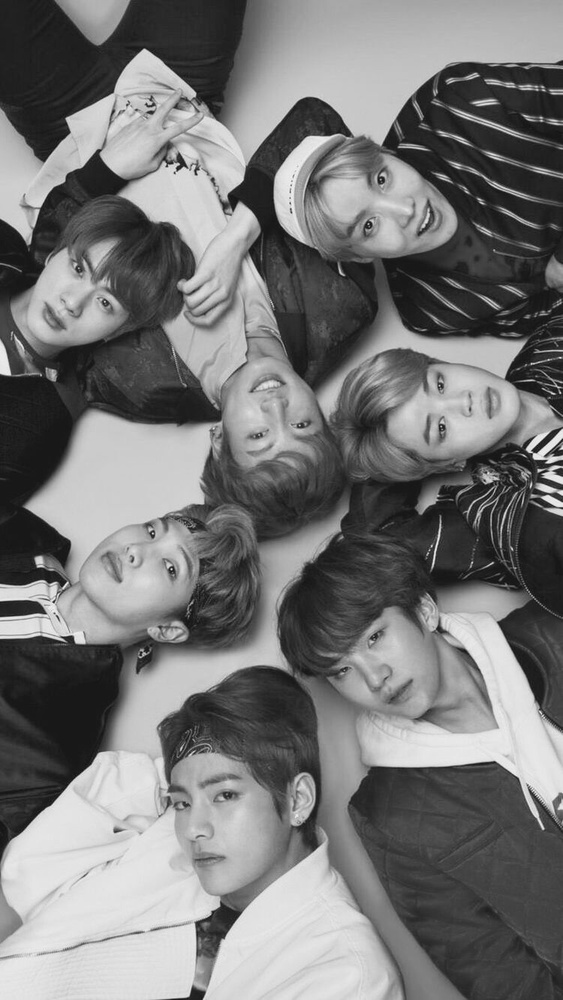
#> input picture tp1/bts.jpg, 563 x 1000 px, shrunk from 750 x 1333 before the run
$ jupyter execute 'TP1 - IsadoraCristina_JuliaFonseca.ipynb'   (shell and % lines are left out)   (older library calls are emulated)
#> lines starting #> are read from the running program, lines starting #| are printed output that depends on the picture; long printed decimals are rounded
# Trabalho Prático 1 - ICV

### Isadora Cristina de Matos Rodrigues - 2017095740
### Júlia Fonseca de Sena - 2018054508

### Inicialização

[cell 1]
import cv2
import numpy as np
from matplotlib import pyplot as plt
from scipy import fftpack
import matplotlib.image as mpimg

### Imagem Original

[cell 2]
name_archive = 'bts.jpg' #Mudar aqui o nome da imagem de entrada
img = cv2.imread(name_archive,0)
#> img is the input picture: shape (1000, 563); min 13, max 246, mean 118.9
plt.title('Imagem de Entrada')
plt.imshow(img, cmap = 'gray')
plt.show()

### Compressão Psicovisual

[cell 3]
# 4 bits
img_c = img & 0b11110000
plt.title('4 bits')
plt.imshow(img_c, cmap = 'gray')
plt.show()

### DCT

[cell 4]
def remove_below_2nd_diag(image): #Zerar elementos abaixo da diagonal secundária (alta frequência)
    return np.rot90(np.tril(np.rot90(image)), 3)

# DCT da imagem
img_c = img_c.astype(float)
img_c = img_c-128
step = 8

size = img_c.shape
#> size = (1000, 563)
DCT = np.zeros(size, dtype=np.float)

for y in range(0,size[0],step):
    for x in range(0,size[1],step):
        dct = fftpack.dct(fftpack.dct(img_c[y:y+step, x:x+step].T, norm='ortho').T, norm='ortho')
        dct = remove_below_2nd_diag(dct)
        DCT[y:y+step, x:x+step] = dct
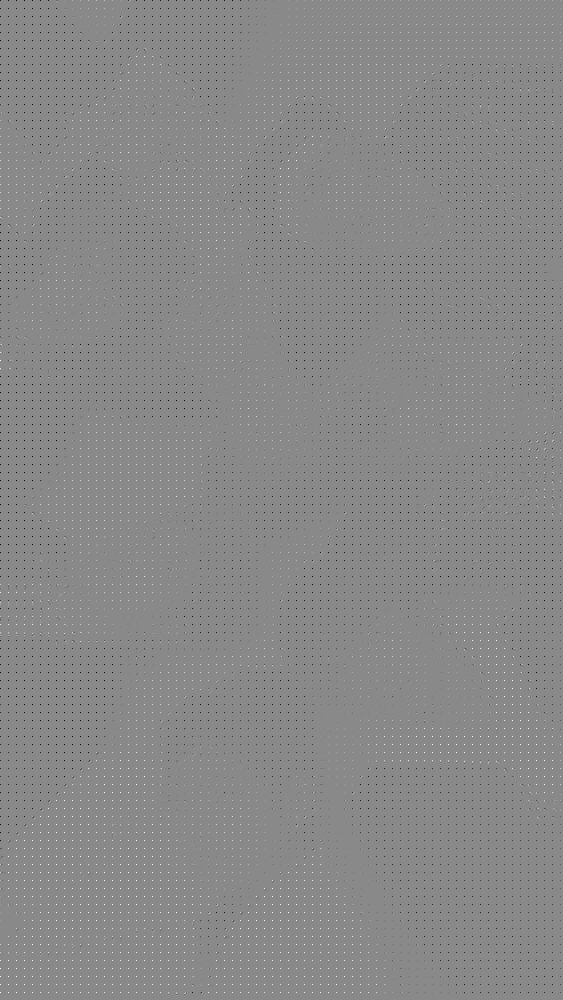
#> DCT: shape (1000, 563) float64; min -896, max 768, mean -2.1; drawn with min black and max white

plt.subplot(121),plt.imshow(DCT, cmap = 'gray', clim=(0, 255))
plt.title('Imagem com DCT')
plt.show()

### IDCT

[cell 5]
# Inversa do DCT
IDCT = np.zeros(size, dtype=np.float)

for y in range(0,size[0],step):
    for x in range(0,size[1],step):
        idct = fftpack.idct(fftpack.idct(DCT[y:y+step, x:x+step].T, norm='ortho').T, norm='ortho')
        IDCT[y:y+step, x:x+step] = idct

img_c = img_c+128
IDCT = IDCT+128

plt.subplot(121),plt.imshow(IDCT, cmap = 'gray', clim=(0, 255))
plt.title('Inversa do DCT')
plt.show()

# Salvamento da imagem comprimida
mpimg.imsave("idct.jpg", IDCT, 0, 255, cmap='gray')

### PSNR e Taxa de Compressão

[cell 6]
def rmse(predictions, targets):
    return np.sqrt(((predictions - targets) ** 2).mean())

def psnr(predictions, targets):
    rmsev = rmse(predictions, targets)
    return 20 * np.log10(255/rmsev)

[cell 7]
img_new = cv2.imread('idct.jpg', 0)
#> img_new: shape (1000, 563); min 0, max 255, mean 111.3
plt.title('Imagem Comprimida')
plt.imshow(img_new, cmap = 'gray')
plt.show()

[cell 8]
print("PSNR:", psnr(img, img_new))
#> in psnr, `rmsev = rmse(predictions, targets)`: rmsev = 8.36
#| PSNR: 29.685

from pathlib import Path
compression_ratio = Path(name_archive).stat().st_size / Path('idct.jpg').stat().st_size

print("Taxa de Compressão:", compression_ratio)


$ run again, with tp1/img.jpg copied over tp1/bts.jpg
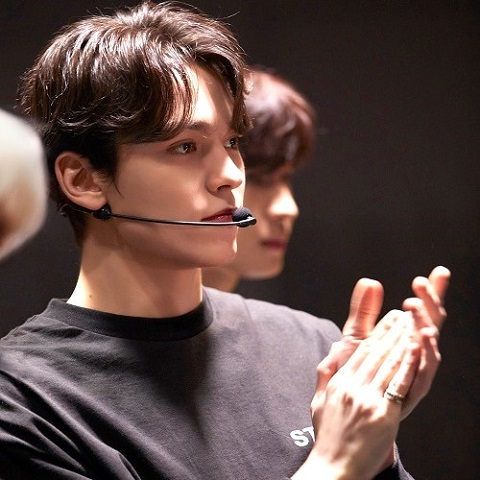
#> input picture tp1/img.jpg, 480 x 480 px
#> after the loop `for y in range(0,size[0],step):`:
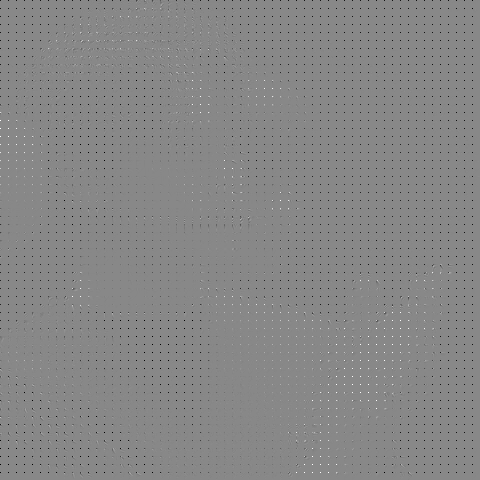
#> DCT: shape (480, 480) float64; min -1024, max 896, mean -6.8; drawn with min black and max white
#> after the loop `for y in range(0,size[0],step):`:
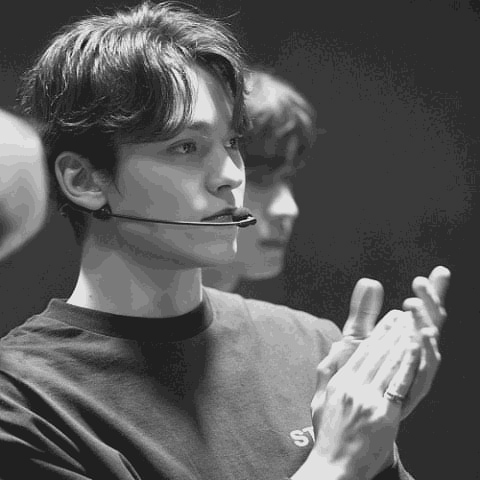
#> IDCT: shape (480, 480) float64; min -168.1, max 148.3, mean -54.3; drawn with min black and max white
#> rmsev = 8.39
#| PSNR: 29.660

$ run again, with tp1/robert.jpg copied over tp1/bts.jpg
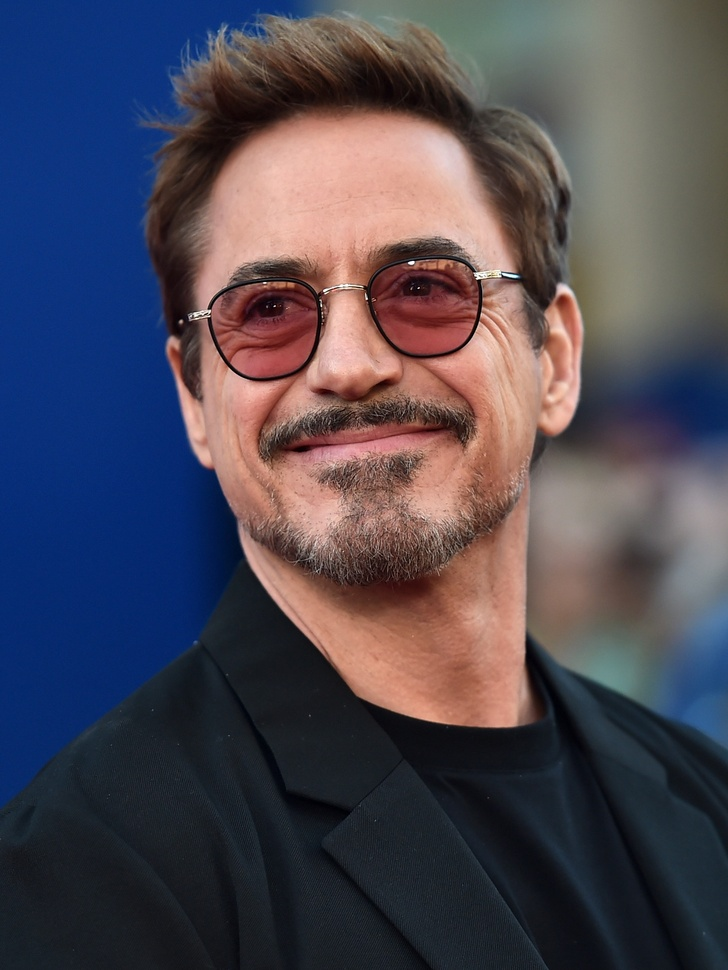
#> input picture tp1/robert.jpg, 728 x 970 px, shrunk from 1439 x 1918 before the run
#> `img = cv2.imread(name_archive,0)`:
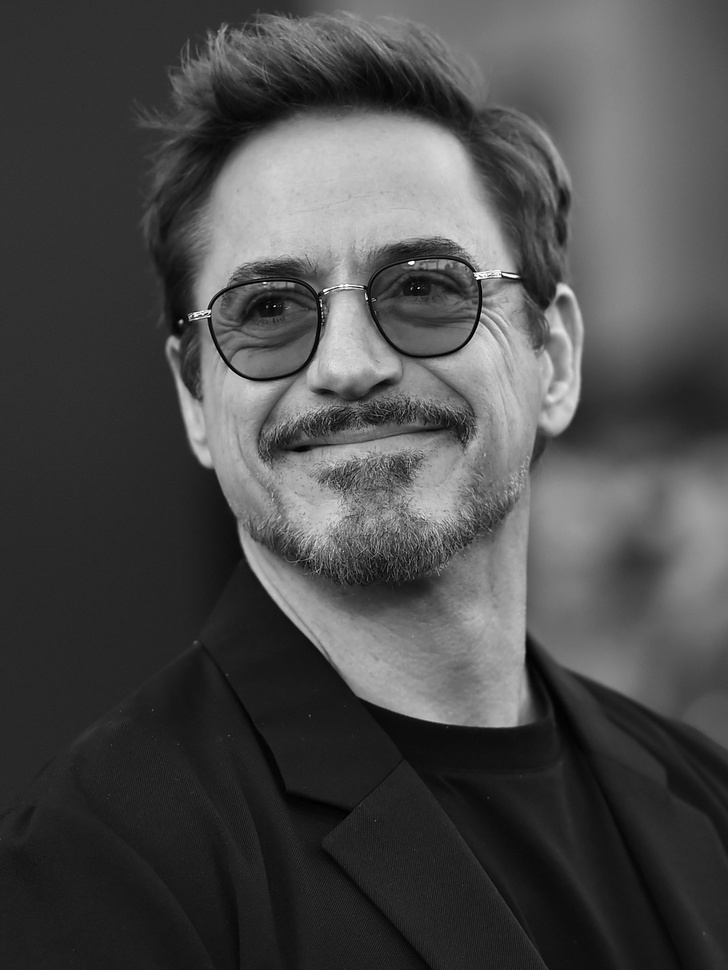
#> img: shape (970, 728); min 0, max 255, mean 75.2
#> after the loop `for y in range(0,size[0],step):`:
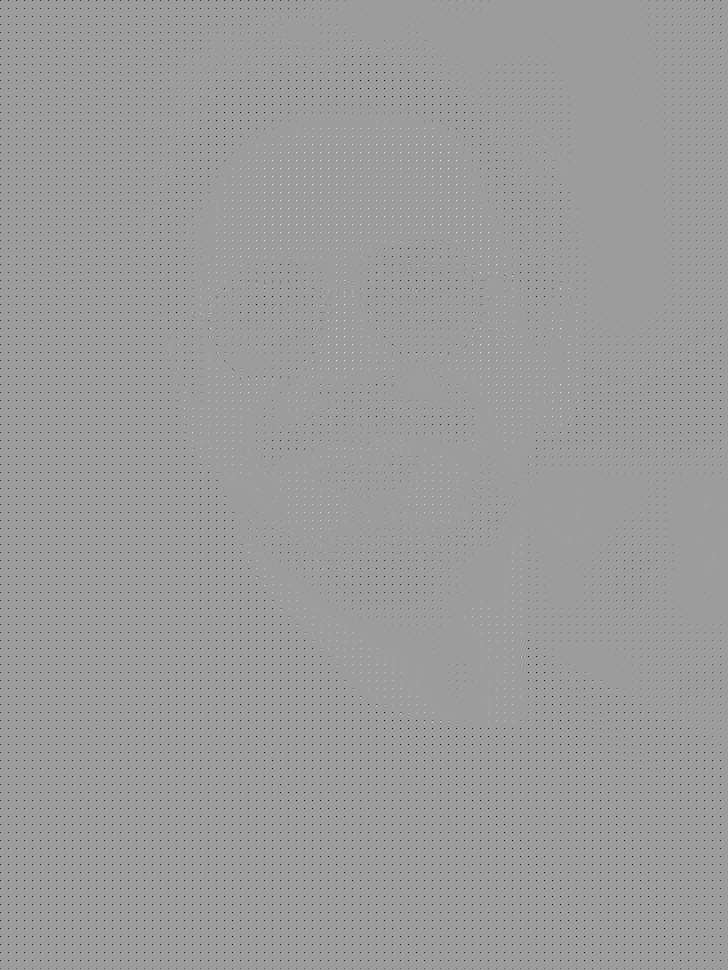
#> DCT: shape (970, 728) float64; min -1024, max 640, mean -7.6; drawn with min black and max white
#> rmsev = 8.38
#| PSNR: 29.665
